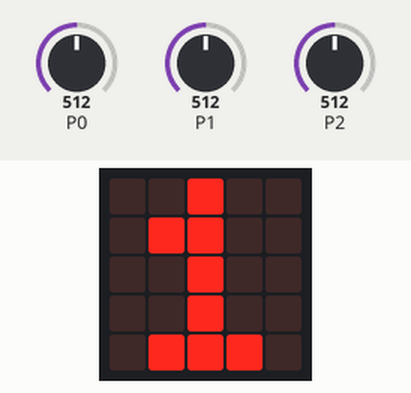
The program below on a simulated BBC micro:bit (MakeCode). On the bench: the board's 5×5 LED display. The test bench sets the inputs (shaded band); at power-on: P0 = 512, P1 = 512, P2 = 512 (analog values on the 0–1023 scale). What the program prints to the serial console is not drawn.

Above: at 0.2 s.
1.3 s: P0 set to 265
3.1 s: P0 set to 249
At 3.88 s:
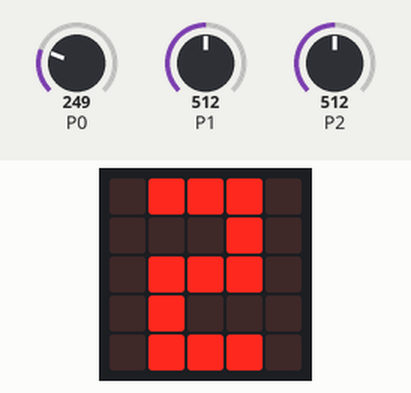
6.4 s: P1 set to 246
At 6.73 s:
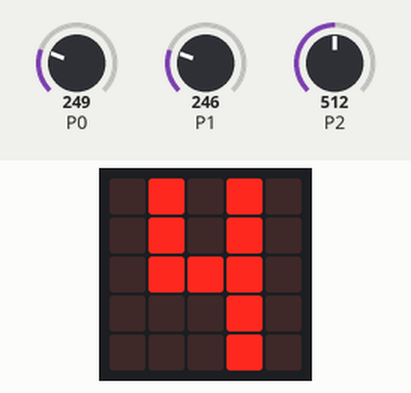
9.7 s: P2 set to 274
11.3 s: P2 set to 241
At 12.05 s:
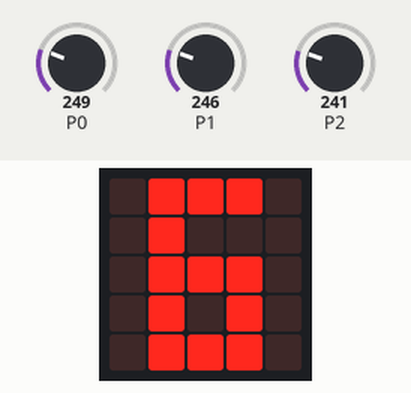
14.6 s: P2 set to 266
At 15.73 s:
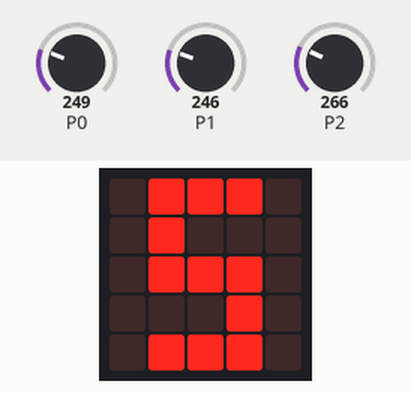
Timing chart, 0 to 17.6 s (numbered marks = the images above; inputs shaded):
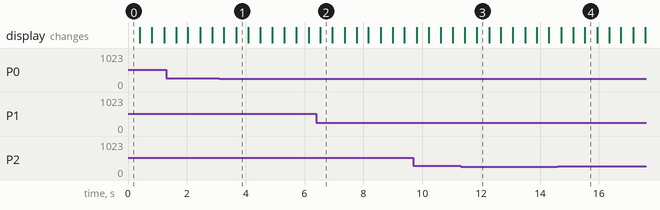

The program:

main.ts
```typescript
let tijd6 = 0
let tijd5 = 0
let tijd4 = 0
let tijd3 = 0
let tijd2 = 0
let tijd1 = 0
serial.writeNumber(tijd1)
serial.writeLine("")
serial.writeNumber(tijd2)
serial.writeLine("")
serial.writeNumber(tijd3)
serial.writeLine("")
serial.writeNumber(tijd4)
serial.writeLine("")
serial.writeNumber(tijd5)
serial.writeLine("")
serial.writeNumber(tijd6)
serial.writeLine("")
serial.redirect(
SerialPin.USB_TX,
SerialPin.USB_RX,
BaudRate.BaudRate115200
)
let _0 = 1
basic.forever(function () {
    if (pins.analogReadPin(AnalogPin.P0) > 256) {
        tijd1 = input.runningTime()
        basic.showLeds(`
            . . # . .
            . # # . .
            . . # . .
            . . # . .
            . # # # .
            `)
    }
    if (pins.analogReadPin(AnalogPin.P0) <= 256) {
        tijd2 = input.runningTime()
        basic.showLeds(`
            . # # # .
            . . . # .
            . # # # .
            . # . . .
            . # # # .
            `)
    }
    if (pins.analogReadPin(AnalogPin.P1) > 256) {
        tijd3 = input.runningTime()
        basic.showLeds(`
            . # # # .
            . . . # .
            . # # # .
            . . . # .
            . # # # .
            `)
    }
    if (pins.analogReadPin(AnalogPin.P1) <= 256) {
        tijd4 = input.runningTime()
        basic.showLeds(`
            . # . # .
            . # . # .
            . # # # .
            . . . # .
            . . . # .
            `)
    }
    if (pins.analogReadPin(AnalogPin.P2) > 256) {
        tijd5 = input.runningTime()
        basic.showLeds(`
            . # # # .
            . # . . .
            . # # # .
            . . . # .
            . # # # .
            `)
    }
    if (pins.analogReadPin(AnalogPin.P2) <= 256) {
        tijd6 = input.runningTime()
        basic.showLeds(`
            . # # # .
            . # . . .
            . # # # .
            . # . # .
            . # # # .
            `)
    }
})
```

test.ts
```typescript
// tests gaan hier; deze zal niet worden gecompileerd wanneer dit pakket wordt gebruikt als extensie.
```

Measured:
- the behaviour switches between 257 and 256 on P0 (found by bisection; images 0 and 1)
- the behaviour switches between 257 and 256 on P2 (found by bisection; images 2 and 3)
- after the input at 3.1 s, the display: first differs from a run without the input after 0.58 s (image 1)
- after the input at 6.4 s, the display: changes after 0.14 s (image 2)
- after the input at 11.3 s, the display: first differs from a run without the input after 0.55 s (image 3)
- after the input at 14.6 s, the display: first differs from a run without the input after 0.92 s (image 4)
- what the display in image 1 shows lasts 0.4 s, from 3.7 s to 4.1 s
